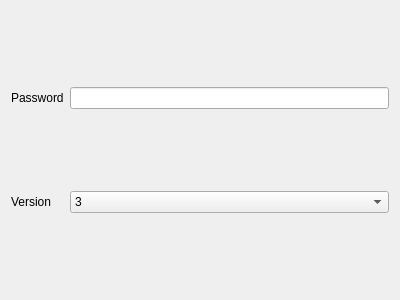
<?xml version="1.0" encoding="UTF-8"?>
<ui version="4.0">
 <class>EditShadowTLS</class>
 <widget class="QWidget" name="EditShadowTLS">
  <property name="geometry">
   <rect>
    <x>0</x>
    <y>0</y>
    <width>400</width>
    <height>300</height>
   </rect>
  </property>
  <property name="windowTitle">
   <string notr="true">Form</string>
  </property>
  <layout class="QGridLayout" name="gridLayout">
   <item row="1" column="0">
    <widget class="QLabel" name="label_2">
     <property name="text">
      <string>Version</string>
     </property>
    </widget>
   </item>
   <item row="0" column="1">
    <widget class="MyLineEdit" name="password"/>
   </item>
   <item row="1" column="1">
    <widget class="QComboBox" name="shadowTLSVersion">
     <item>
      <property name="text">
       <string notr="true">3</string>
      </property>
     </item>
     <item>
      <property name="text">
       <string notr="true">2</string>
      </property>
     </item>
     <item>
      <property name="text">
       <string notr="true">1</string>
      </property>
     </item>
    </widget>
   </item>
   <item row="0" column="0">
    <widget class="QLabel" name="label_5">
     <property name="toolTip">
      <string>When using shadowTLS v1, you neddn't write it.</string>
     </property>
     <property name="text">
      <string>Password</string>
     </property>
    </widget>
   </item>
  </layout>
 </widget>
 <customwidgets>
  <customwidget>
   <class>MyLineEdit</class>
   <extends>QLineEdit</extends>
   <header>ui/widget/MyLineEdit.h</header>
  </customwidget>
 </customwidgets>
 <tabstops>
  <tabstop>password</tabstop>
  <tabstop>shadowTLSVersion</tabstop>
 </tabstops>
 <resources/>
 <connections/>
</ui>
